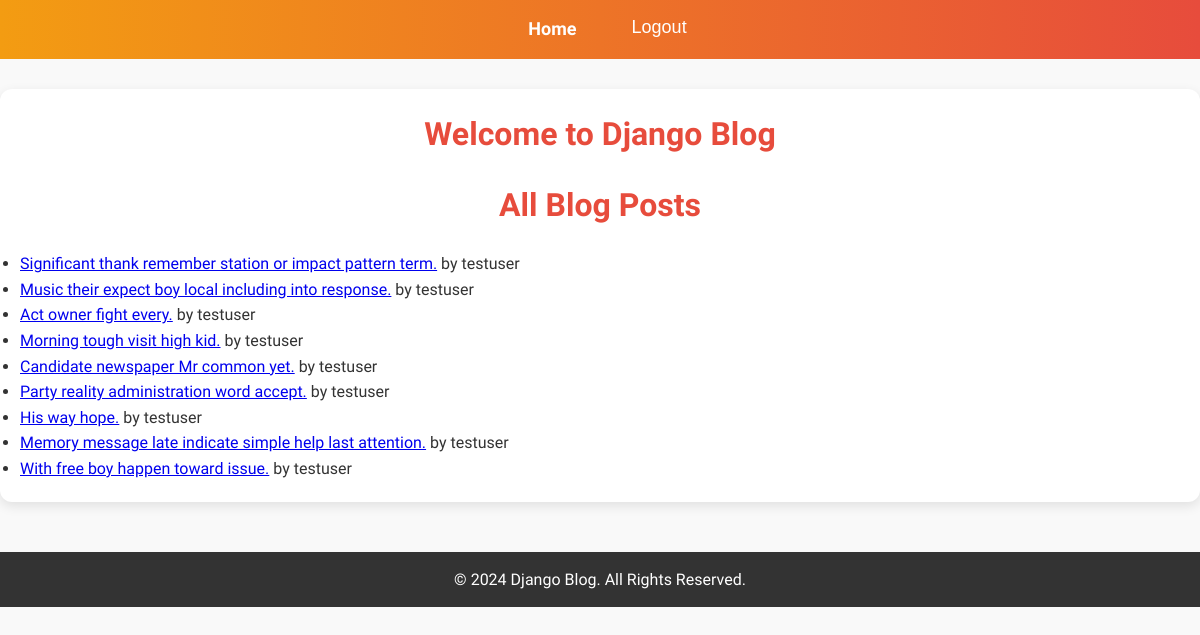
The app's page / (signed in) with its own data.
### blog/models.py (models this page shows, shortened)
class Post(models.Model):
    title = models.CharField(max_length=100)
    content = models.TextField()
    published_date = models.DateTimeField(auto_now_add=True)
    author = models.ForeignKey(User, on_delete=models.CASCADE)

### blog/views.py (the view)
# urls.py: path('', PostListView.as_view(), name='post-list'),
class PostListView(LoginRequiredMixin, ListView):
    model = Post
    template_name = 'blog/post_list.html'
    context_object_name = 'posts'

### blog/templates/blog/post_list.html
{% extends 'blog/base.html' %}
{% block content %}
<h2>All Blog Posts</h2>
<ul>
    {% for post in posts %}
    <li>
        <a href="{% url 'post-detail' post.id %}">{{ post.title }}</a> by {{ post.author }}
    </li>
    {% endfor %}
</ul>
{% endblock %}

### blog/static/css/styles.css (style rules this page uses)
* { margin: 0; padding: 0; box-sizing: border-box; }
body { font-family: Arial, sans-serif; background-color: #f9f9f9; color: #333; }

### blog/templates/blog/base.html (style rules this page uses)
* { margin: 0; padding: 0; box-sizing: border-box; }
body { font-family: 'Quicksand', sans-serif; background-color: #f9f9f9; color: #333; line-height: 1.6; }
.content h2 { text-align: center; margin-bottom: 20px; color: #e74c3c; font-size: 32px; font-weight: 700; }

### records on screen
Post: title "Significant thank remember station or impact pattern term.", author "testuser"
Post: title "Music their expect boy local including into response.", author "testuser"
Post: title "Act owner fight every.", author "testuser"
Post: title "Morning tough visit high kid.", author "testuser"
Post: title "Candidate newspaper Mr common yet.", author "testuser"
Post: title "Party reality administration word accept.", author "testuser"
Post: title "His way hope.", author "testuser"
Post: title "Memory message late indicate simple help last attention.", author "testuser"
Post: title "With free boy happen toward issue.", author "testuser"
